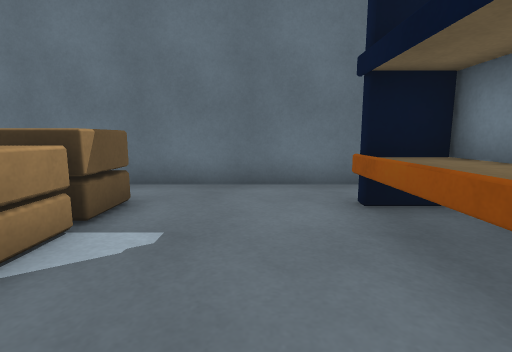
view 1 (above)

16 first-person views from a walk through a 3-D level made in the Unity game engine. The camera is 0.56 m above the floor, tilts 8° down and sees 85° across. The floor is counted in squares, 0.5 m on a side. Each view is taken from the middle of a square. On the plan, view 1 faces up. The plan holds only what a view shows up to about 12 squares ahead; the rest is blank.

view 2
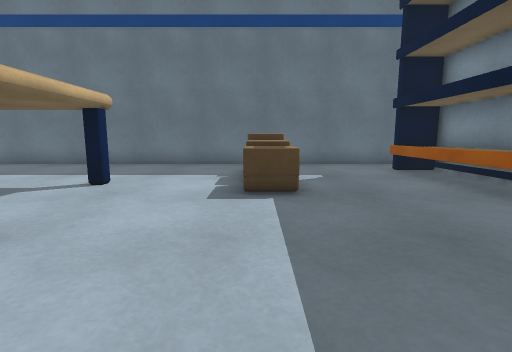

view 3
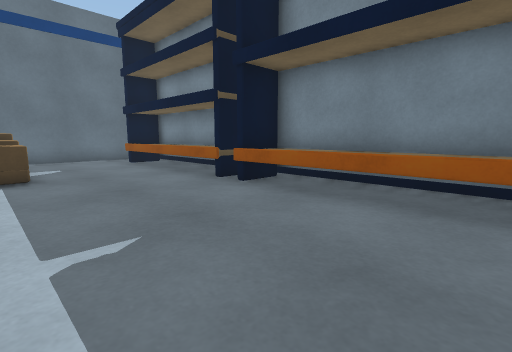

view 4
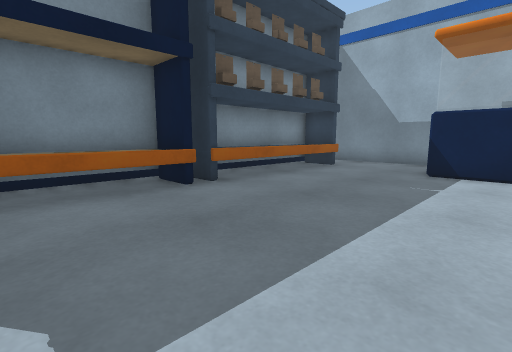

view 5
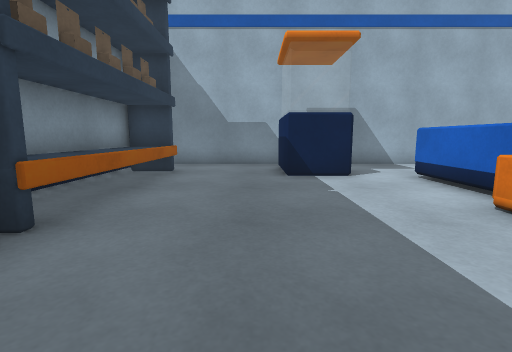

view 6
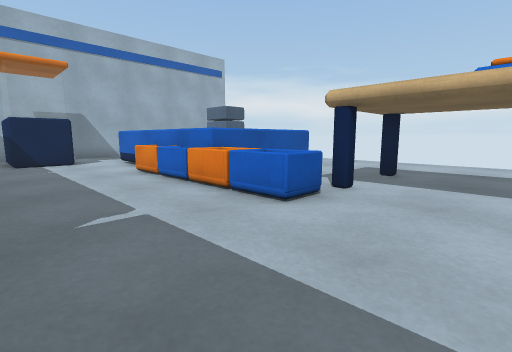

view 7
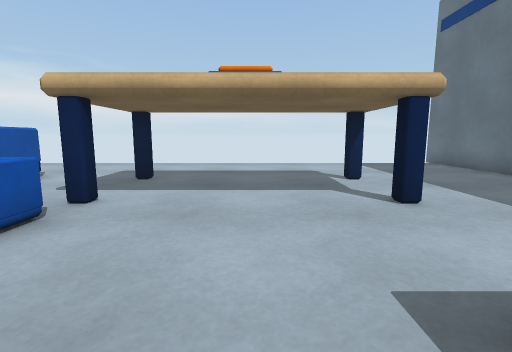

view 8
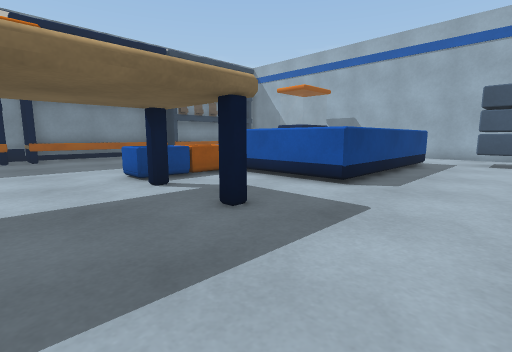

view 9
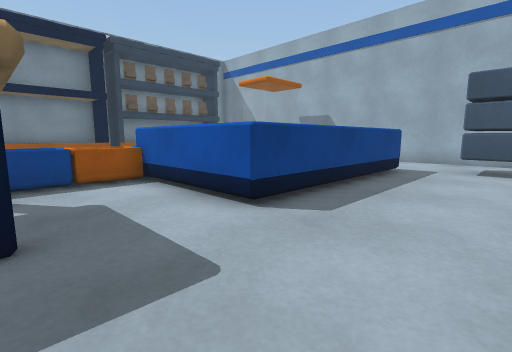

view 10
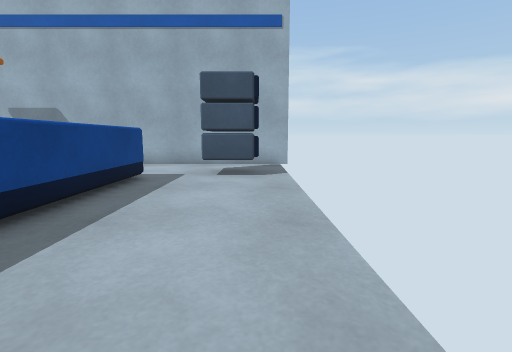

view 11
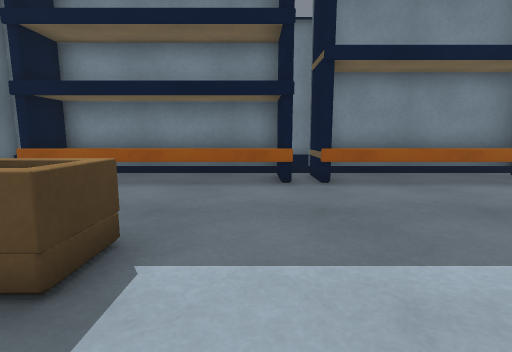

view 12
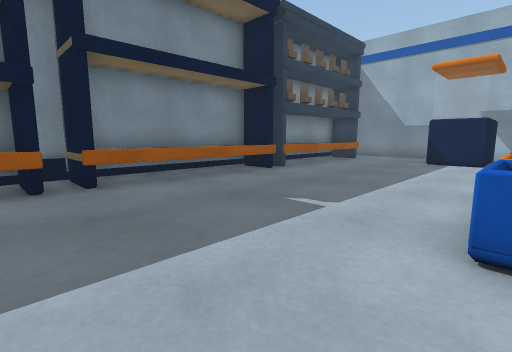

view 13
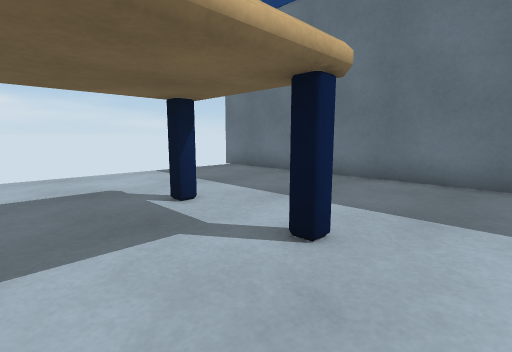

view 14
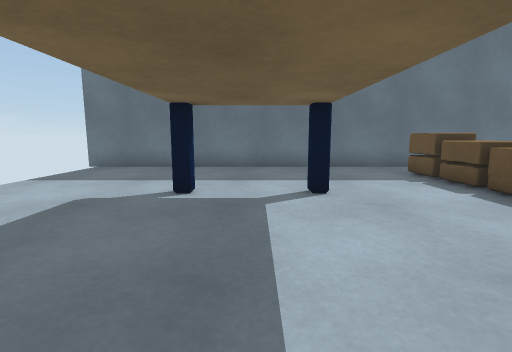

view 15
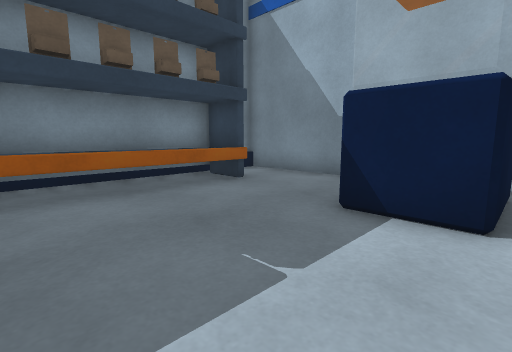

view 16
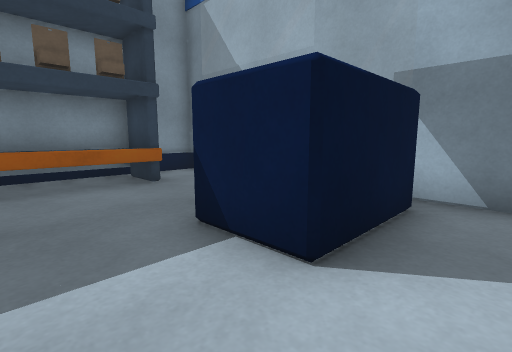

### Floor plan
Key: @ floor where view 1 was taken; # wall or solid block; x gap in a wall; . floor; = window, fence, low wall or low ledge; ^ raised ledge; O other object.
Columns run from 14 left of view 1 to 4 right of it. Each row starts with its distance up from view 1.
  7 ###################
  6  .................#
  5  ...............Ox#
  4  ..........^^...OO#
  3  ..........^^...OO#
  2  ......#...^^...OO#
  1  ..........^^...OO#
  0  .............@.OO#
 -1  ...............OO#
 -2  ...............O##
 -3  ...............OO#
 -4  ......#x=......^O#
 -5  .......==......^O#
 -6  .......==......^O#
 -7  ....^^^^#......^O#
 -8  ...^    #......OO#
 -9  ...^    #......O##
-10  ...^    =......O^#
-11  ...^   #.......O^#
-12  ...^   #.......O^#
-13  ...^   ^.......O^#
-14  OO..   ^.###...O^#
-15  OO...  ..###...#x#
-16  OO... ...###.....#
-17  ..... .... #.....#
-18 ###################

Positions as (right, up) in squares from view 1, and headings:
1: (0, 0), facing up
2: (-3, -5), facing up
3: (-3, -8), facing up-right
4: (-4, -5), facing down-right
5: (-1, -6), facing down
6: (-1, -1), facing down-left
7: (-2, -1), facing left
8: (-13, -1), facing down-right
9: (-13, -4), facing down-right
10: (-13, -6), facing down
11: (-5, -1), facing right
12: (-5, -1), facing down-right
13: (-5, -1), facing up-left
14: (-8, -4), facing up
15: (-4, -10), facing down-right
16: (-5, -12), facing down-right
